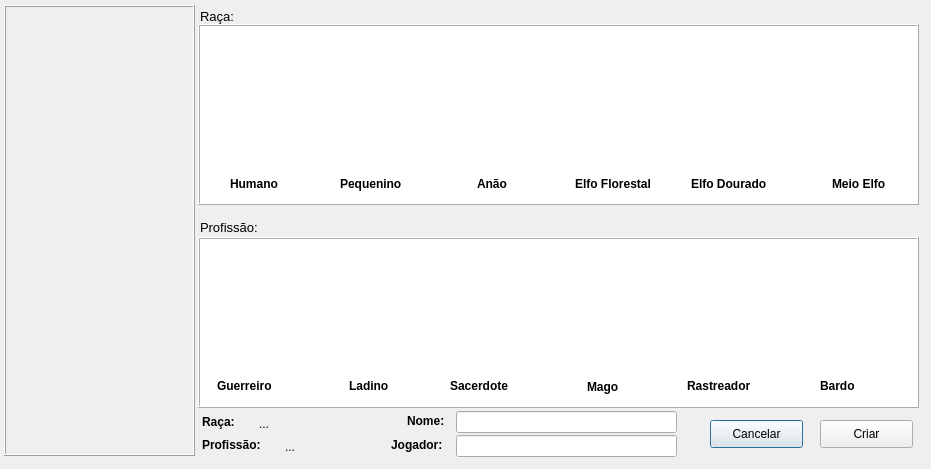
<?xml version="1.0" encoding="UTF-8"?>
<ui version="4.0">
 <class>FrmNovoPersonagem</class>
 <widget class="QDialog" name="FrmNovoPersonagem">
  <property name="geometry">
   <rect>
    <x>0</x>
    <y>0</y>
    <width>931</width>
    <height>469</height>
   </rect>
  </property>
  <property name="windowTitle">
   <string>Criar Personagem</string>
  </property>
  <property name="windowIcon">
   <iconset resource="../../Imagens/ico/icones.qrc">
    <normaloff>:/menu/page.png</normaloff>:/menu/page.png</iconset>
  </property>
  <widget class="QFrame" name="frame">
   <property name="geometry">
    <rect>
     <x>4</x>
     <y>5</y>
     <width>191</width>
     <height>451</height>
    </rect>
   </property>
   <property name="frameShape">
    <enum>QFrame::Box</enum>
   </property>
   <property name="frameShadow">
    <enum>QFrame::Raised</enum>
   </property>
   <widget class="QLabel" name="label">
    <property name="geometry">
     <rect>
      <x>7</x>
      <y>1</y>
      <width>181</width>
      <height>450</height>
     </rect>
    </property>
    <property name="text">
     <string/>
    </property>
    <property name="pixmap">
     <pixmap resource="../../Imagens/tela/tela.qrc">:/Principal/tagmar_capa_berbert.png</pixmap>
    </property>
   </widget>
  </widget>
  <widget class="QFrame" name="frame_2">
   <property name="geometry">
    <rect>
     <x>198</x>
     <y>24</y>
     <width>721</width>
     <height>181</height>
    </rect>
   </property>
   <property name="styleSheet">
    <string notr="true">background-color: rgb(255, 255, 255);</string>
   </property>
   <property name="frameShape">
    <enum>QFrame::Box</enum>
   </property>
   <property name="frameShadow">
    <enum>QFrame::Raised</enum>
   </property>
   <widget class="QLabel" name="label_14">
    <property name="geometry">
     <rect>
      <x>32</x>
      <y>152</y>
      <width>61</width>
      <height>16</height>
     </rect>
    </property>
    <property name="font">
     <font>
      <weight>75</weight>
      <bold>true</bold>
     </font>
    </property>
    <property name="text">
     <string>Humano</string>
    </property>
   </widget>
   <widget class="QLabel" name="label_15">
    <property name="geometry">
     <rect>
      <x>142</x>
      <y>152</y>
      <width>75</width>
      <height>16</height>
     </rect>
    </property>
    <property name="font">
     <font>
      <weight>75</weight>
      <bold>true</bold>
     </font>
    </property>
    <property name="text">
     <string>Pequenino</string>
    </property>
   </widget>
   <widget class="QLabel" name="label_16">
    <property name="geometry">
     <rect>
      <x>279</x>
      <y>152</y>
      <width>41</width>
      <height>16</height>
     </rect>
    </property>
    <property name="font">
     <font>
      <weight>75</weight>
      <bold>true</bold>
     </font>
    </property>
    <property name="text">
     <string>Anão</string>
    </property>
   </widget>
   <widget class="QLabel" name="label_17">
    <property name="geometry">
     <rect>
      <x>377</x>
      <y>152</y>
      <width>91</width>
      <height>16</height>
     </rect>
    </property>
    <property name="font">
     <font>
      <weight>75</weight>
      <bold>true</bold>
     </font>
    </property>
    <property name="text">
     <string>Elfo Florestal</string>
    </property>
   </widget>
   <widget class="QLabel" name="label_18">
    <property name="geometry">
     <rect>
      <x>493</x>
      <y>152</y>
      <width>95</width>
      <height>16</height>
     </rect>
    </property>
    <property name="font">
     <font>
      <weight>75</weight>
      <bold>true</bold>
     </font>
    </property>
    <property name="text">
     <string>Elfo Dourado</string>
    </property>
   </widget>
   <widget class="QLabel" name="label_19">
    <property name="geometry">
     <rect>
      <x>634</x>
      <y>150</y>
      <width>65</width>
      <height>20</height>
     </rect>
    </property>
    <property name="font">
     <font>
      <weight>75</weight>
      <bold>true</bold>
     </font>
    </property>
    <property name="text">
     <string>Meio Elfo</string>
    </property>
   </widget>
   <widget class="QLabel" name="lblPequenino">
    <property name="geometry">
     <rect>
      <x>139</x>
      <y>19</y>
      <width>80</width>
      <height>114</height>
     </rect>
    </property>
    <property name="text">
     <string/>
    </property>
    <property name="pixmap">
     <pixmap resource="../../Imagens/Personagem/personagem.qrc">:/Raca/raca/pequenino.png</pixmap>
    </property>
    <property name="alignment">
     <set>Qt::AlignCenter</set>
    </property>
   </widget>
   <widget class="QLabel" name="lblAnao">
    <property name="geometry">
     <rect>
      <x>258</x>
      <y>19</y>
      <width>80</width>
      <height>114</height>
     </rect>
    </property>
    <property name="text">
     <string/>
    </property>
    <property name="pixmap">
     <pixmap resource="../../Imagens/Personagem/personagem.qrc">:/Raca/raca/anao.png</pixmap>
    </property>
    <property name="alignment">
     <set>Qt::AlignCenter</set>
    </property>
   </widget>
   <widget class="QLabel" name="lblElfoDourado">
    <property name="geometry">
     <rect>
      <x>497</x>
      <y>19</y>
      <width>80</width>
      <height>114</height>
     </rect>
    </property>
    <property name="text">
     <string/>
    </property>
    <property name="pixmap">
     <pixmap resource="../../Imagens/Personagem/personagem.qrc">:/Raca/raca/elfodourado.png</pixmap>
    </property>
    <property name="alignment">
     <set>Qt::AlignCenter</set>
    </property>
   </widget>
   <widget class="QLabel" name="lblElfoFlorestal">
    <property name="geometry">
     <rect>
      <x>377</x>
      <y>19</y>
      <width>80</width>
      <height>114</height>
     </rect>
    </property>
    <property name="text">
     <string/>
    </property>
    <property name="pixmap">
     <pixmap resource="../../Imagens/Personagem/personagem.qrc">:/Raca/raca/elfoflorestal.png</pixmap>
    </property>
    <property name="alignment">
     <set>Qt::AlignCenter</set>
    </property>
   </widget>
   <widget class="QLabel" name="lblMeioElfo">
    <property name="geometry">
     <rect>
      <x>616</x>
      <y>19</y>
      <width>80</width>
      <height>114</height>
     </rect>
    </property>
    <property name="text">
     <string/>
    </property>
    <property name="pixmap">
     <pixmap resource="../../Imagens/Personagem/personagem.qrc">:/Raca/raca/meioelfo.png</pixmap>
    </property>
    <property name="alignment">
     <set>Qt::AlignCenter</set>
    </property>
   </widget>
   <widget class="QPushButton" name="btnHumano">
    <property name="geometry">
     <rect>
      <x>12</x>
      <y>27</y>
      <width>101</width>
      <height>121</height>
     </rect>
    </property>
    <property name="font">
     <font>
      <kerning>true</kerning>
     </font>
    </property>
    <property name="focusPolicy">
     <enum>Qt::NoFocus</enum>
    </property>
    <property name="autoFillBackground">
     <bool>false</bool>
    </property>
    <property name="text">
     <string/>
    </property>
    <property name="icon">
     <iconset resource="../../Imagens/Personagem/personagem.qrc">
      <normaloff>:/Raca/raca/humano.png</normaloff>:/Raca/raca/humano.png</iconset>
    </property>
    <property name="iconSize">
     <size>
      <width>83</width>
      <height>117</height>
     </size>
    </property>
    <property name="checkable">
     <bool>false</bool>
    </property>
    <property name="autoDefault">
     <bool>true</bool>
    </property>
    <property name="flat">
     <bool>true</bool>
    </property>
   </widget>
  </widget>
  <widget class="QFrame" name="frame_3">
   <property name="geometry">
    <rect>
     <x>198</x>
     <y>237</y>
     <width>721</width>
     <height>171</height>
    </rect>
   </property>
   <property name="styleSheet">
    <string notr="true">background-color: rgb(255, 255, 255);</string>
   </property>
   <property name="frameShape">
    <enum>QFrame::Box</enum>
   </property>
   <property name="frameShadow">
    <enum>QFrame::Raised</enum>
   </property>
   <widget class="QLabel" name="label_20">
    <property name="geometry">
     <rect>
      <x>19</x>
      <y>141</y>
      <width>69</width>
      <height>16</height>
     </rect>
    </property>
    <property name="font">
     <font>
      <weight>75</weight>
      <bold>true</bold>
     </font>
    </property>
    <property name="text">
     <string>Guerreiro</string>
    </property>
   </widget>
   <widget class="QLabel" name="label_21">
    <property name="geometry">
     <rect>
      <x>151</x>
      <y>141</y>
      <width>51</width>
      <height>16</height>
     </rect>
    </property>
    <property name="font">
     <font>
      <weight>75</weight>
      <bold>true</bold>
     </font>
    </property>
    <property name="text">
     <string>Ladino</string>
    </property>
   </widget>
   <widget class="QLabel" name="label_22">
    <property name="geometry">
     <rect>
      <x>252</x>
      <y>141</y>
      <width>71</width>
      <height>16</height>
     </rect>
    </property>
    <property name="font">
     <font>
      <weight>75</weight>
      <bold>true</bold>
     </font>
    </property>
    <property name="text">
     <string>Sacerdote</string>
    </property>
   </widget>
   <widget class="QLabel" name="label_23">
    <property name="geometry">
     <rect>
      <x>389</x>
      <y>141</y>
      <width>43</width>
      <height>18</height>
     </rect>
    </property>
    <property name="font">
     <font>
      <weight>75</weight>
      <bold>true</bold>
     </font>
    </property>
    <property name="text">
     <string>Mago</string>
    </property>
   </widget>
   <widget class="QLabel" name="label_24">
    <property name="geometry">
     <rect>
      <x>489</x>
      <y>141</y>
      <width>81</width>
      <height>16</height>
     </rect>
    </property>
    <property name="font">
     <font>
      <weight>75</weight>
      <bold>true</bold>
     </font>
    </property>
    <property name="text">
     <string>Rastreador</string>
    </property>
   </widget>
   <widget class="QLabel" name="label_25">
    <property name="geometry">
     <rect>
      <x>622</x>
      <y>141</y>
      <width>41</width>
      <height>16</height>
     </rect>
    </property>
    <property name="font">
     <font>
      <weight>75</weight>
      <bold>true</bold>
     </font>
    </property>
    <property name="text">
     <string>Bardo</string>
    </property>
   </widget>
   <widget class="QLabel" name="lblGuerreiro">
    <property name="geometry">
     <rect>
      <x>13</x>
      <y>13</y>
      <width>80</width>
      <height>114</height>
     </rect>
    </property>
    <property name="text">
     <string/>
    </property>
    <property name="pixmap">
     <pixmap resource="../../Imagens/Personagem/personagem.qrc">:/Profissao/profissao/guerreiro.png</pixmap>
    </property>
    <property name="alignment">
     <set>Qt::AlignCenter</set>
    </property>
   </widget>
   <widget class="QLabel" name="lblLadino">
    <property name="geometry">
     <rect>
      <x>131</x>
      <y>13</y>
      <width>80</width>
      <height>114</height>
     </rect>
    </property>
    <property name="text">
     <string/>
    </property>
    <property name="pixmap">
     <pixmap resource="../../Imagens/Personagem/personagem.qrc">:/Profissao/profissao/ladino.png</pixmap>
    </property>
    <property name="alignment">
     <set>Qt::AlignCenter</set>
    </property>
   </widget>
   <widget class="QLabel" name="lblSacerdote">
    <property name="geometry">
     <rect>
      <x>248</x>
      <y>13</y>
      <width>80</width>
      <height>114</height>
     </rect>
    </property>
    <property name="text">
     <string/>
    </property>
    <property name="pixmap">
     <pixmap resource="../../Imagens/Personagem/personagem.qrc">:/Profissao/profissao/sacerdote.png</pixmap>
    </property>
    <property name="alignment">
     <set>Qt::AlignCenter</set>
    </property>
   </widget>
   <widget class="QLabel" name="lblRastreador">
    <property name="geometry">
     <rect>
      <x>483</x>
      <y>13</y>
      <width>80</width>
      <height>114</height>
     </rect>
    </property>
    <property name="text">
     <string/>
    </property>
    <property name="pixmap">
     <pixmap resource="../../Imagens/Personagem/personagem.qrc">:/Profissao/profissao/rastreador.png</pixmap>
    </property>
    <property name="alignment">
     <set>Qt::AlignCenter</set>
    </property>
   </widget>
   <widget class="QLabel" name="lblMago">
    <property name="geometry">
     <rect>
      <x>366</x>
      <y>13</y>
      <width>80</width>
      <height>114</height>
     </rect>
    </property>
    <property name="text">
     <string/>
    </property>
    <property name="pixmap">
     <pixmap resource="../../Imagens/Personagem/personagem.qrc">:/Profissao/profissao/mago.png</pixmap>
    </property>
    <property name="alignment">
     <set>Qt::AlignCenter</set>
    </property>
   </widget>
   <widget class="QLabel" name="lblBardo">
    <property name="geometry">
     <rect>
      <x>601</x>
      <y>13</y>
      <width>80</width>
      <height>114</height>
     </rect>
    </property>
    <property name="text">
     <string/>
    </property>
    <property name="pixmap">
     <pixmap resource="../../Imagens/Personagem/personagem.qrc">:/Profissao/profissao/bardo.png</pixmap>
    </property>
    <property name="alignment">
     <set>Qt::AlignCenter</set>
    </property>
   </widget>
  </widget>
  <widget class="QLabel" name="label_2">
   <property name="geometry">
    <rect>
     <x>202</x>
     <y>414</y>
     <width>51</width>
     <height>16</height>
    </rect>
   </property>
   <property name="font">
    <font>
     <pointsize>9</pointsize>
     <weight>75</weight>
     <bold>true</bold>
    </font>
   </property>
   <property name="text">
    <string>Raça:</string>
   </property>
  </widget>
  <widget class="QLabel" name="label_3">
   <property name="geometry">
    <rect>
     <x>202</x>
     <y>437</y>
     <width>81</width>
     <height>16</height>
    </rect>
   </property>
   <property name="font">
    <font>
     <pointsize>9</pointsize>
     <weight>75</weight>
     <bold>true</bold>
    </font>
   </property>
   <property name="text">
    <string>Profissão:</string>
   </property>
  </widget>
  <widget class="QPushButton" name="btnCancel">
   <property name="geometry">
    <rect>
     <x>710</x>
     <y>420</y>
     <width>93</width>
     <height>28</height>
    </rect>
   </property>
   <property name="text">
    <string>Cancelar</string>
   </property>
  </widget>
  <widget class="QPushButton" name="btnOk">
   <property name="geometry">
    <rect>
     <x>820</x>
     <y>420</y>
     <width>93</width>
     <height>28</height>
    </rect>
   </property>
   <property name="text">
    <string>Criar</string>
   </property>
  </widget>
  <widget class="QLabel" name="lblRaca">
   <property name="geometry">
    <rect>
     <x>259</x>
     <y>414</y>
     <width>121</width>
     <height>20</height>
    </rect>
   </property>
   <property name="text">
    <string>...</string>
   </property>
  </widget>
  <widget class="QLabel" name="lblProfissao">
   <property name="geometry">
    <rect>
     <x>285</x>
     <y>439</y>
     <width>101</width>
     <height>16</height>
    </rect>
   </property>
   <property name="text">
    <string>...</string>
   </property>
  </widget>
  <widget class="QLabel" name="label_6">
   <property name="geometry">
    <rect>
     <x>200</x>
     <y>219</y>
     <width>81</width>
     <height>16</height>
    </rect>
   </property>
   <property name="font">
    <font>
     <pointsize>10</pointsize>
    </font>
   </property>
   <property name="text">
    <string>Profissão:</string>
   </property>
  </widget>
  <widget class="QLabel" name="label_7">
   <property name="geometry">
    <rect>
     <x>200</x>
     <y>6</y>
     <width>51</width>
     <height>21</height>
    </rect>
   </property>
   <property name="font">
    <font>
     <pointsize>10</pointsize>
    </font>
   </property>
   <property name="text">
    <string>Raça:</string>
   </property>
  </widget>
  <widget class="QLabel" name="label_4">
   <property name="geometry">
    <rect>
     <x>407</x>
     <y>413</y>
     <width>40</width>
     <height>16</height>
    </rect>
   </property>
   <property name="font">
    <font>
     <weight>75</weight>
     <bold>true</bold>
    </font>
   </property>
   <property name="text">
    <string>Nome:</string>
   </property>
  </widget>
  <widget class="QLabel" name="label_5">
   <property name="geometry">
    <rect>
     <x>391</x>
     <y>437</y>
     <width>55</width>
     <height>16</height>
    </rect>
   </property>
   <property name="font">
    <font>
     <weight>75</weight>
     <bold>true</bold>
    </font>
   </property>
   <property name="text">
    <string>Jogador:</string>
   </property>
  </widget>
  <widget class="QLineEdit" name="txtNome">
   <property name="geometry">
    <rect>
     <x>456</x>
     <y>411</y>
     <width>221</width>
     <height>22</height>
    </rect>
   </property>
  </widget>
  <widget class="QLineEdit" name="txtJogador">
   <property name="geometry">
    <rect>
     <x>456</x>
     <y>435</y>
     <width>221</width>
     <height>22</height>
    </rect>
   </property>
  </widget>
 </widget>
 <resources>
  <include location="../../Imagens/tela/tela.qrc"/>
  <include location="../../Imagens/ico/icones.qrc"/>
  <include location="../../Imagens/Personagem/personagem.qrc"/>
 </resources>
 <connections/>
</ui>
